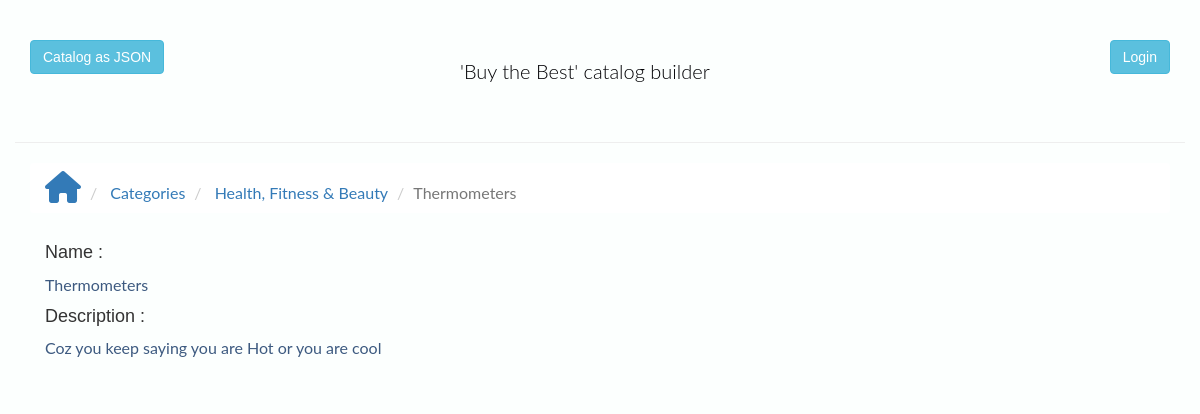
The page /category/37/153 on the database its author committed.
### database_create.py (models this page shows, shortened)
class Category(Base):
    __tablename__ = 'category'
    id = Column(Integer, primary_key=True)
    name = Column(String(80), nullable=False)

class Product(Base):
    __tablename__ = 'product'
    id = Column(Integer, primary_key=True)
    name = Column(String(250), nullable=False)
    description = Column(String(500))
    image = Column(String(250))
    created_at = Column(TIMESTAMP, nullable=False)
    updated_at = Column(TIMESTAMP)
    category_id = Column(Integer, ForeignKey('category.id'),
                         nullable=False)
    category = relationship(Category)
    user_id = Column(Integer, ForeignKey('user.id'), nullable=False)
    user = relationship(User)

### application.py (the view)
@app.route("/category/<int:category_id>/<int:product_id>")
def showProduct(category_id, product_id):
    category = session.query(Category).filter_by(id=category_id).one()
    product = session.query(Product).filter_by(id=product_id).one()
    return render_template(
        'showProduct.html', product=product,
        category=category)

### templates/showProduct.html (shortened to what this page needs)
{% extends "base.html" %}
{% block content %}
<ol class="breadcrumb">
   <li> <a href="/"><i class="fa fa-home fa-2x" aria-hidden="true"></i></a> </li>
   <li> <a href="{{ url_for('default', category_id=category.id) }}">Categories</a> </li>
   <li> <a href="{{ url_for('showCategory', category_id=category.id) }}">{{ category.name }}</a> </li>
   <li class="active">{{ product.name }} </li>
</ol>
<div class="container-fluid">
   <h4>Name : </h4>
   <p>{{ product.name }}</p>
   <h4>Description : </h4>
   <p>{{ product.description }}</p>
   <div class="form-buttons">
   </div>
</div>
{% endblock %}

### static/styles.css (style rules this page uses)
body { font-family: sans-serif; background-color: #fcfffe; }
p { font-family: 'Lato', sans-serif; font-size: 16px; color: #3D5A80; line-height: 24px; font-weight: 400; }
li { font-family: 'Lato', sans-serif; font-size: 16px; color: #3D5A80; list-style-type: none; }
.breadcrumb { background-color: #ffffff; }
.form-buttons { padding-top: 16px; padding-right: 8px; background-color: #fcfffe; }

### rows shown on the page
Category: name "Health, Fitness & Beauty"
Product: name "Thermometers", description "Coz you keep saying you are Hot or you are cool"
